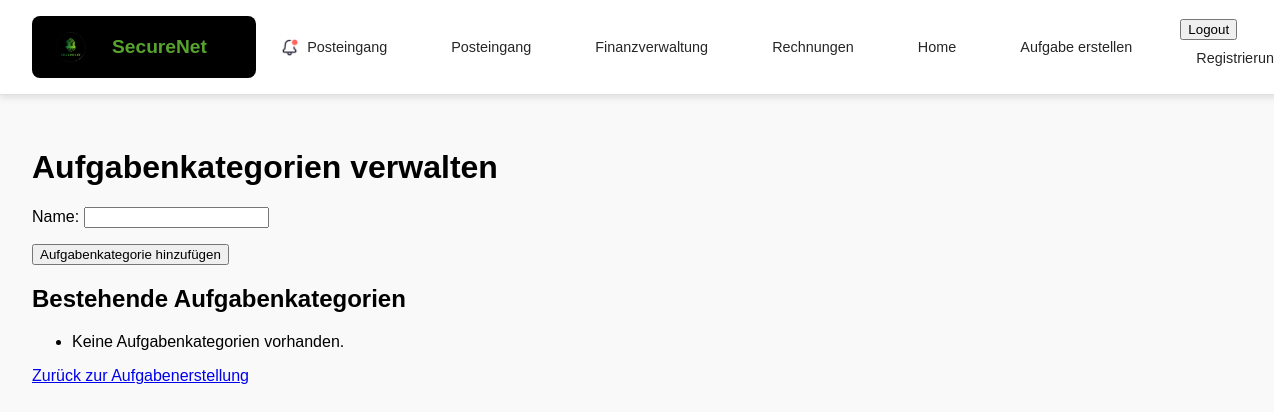
Page /posts/aufgabenkategorie_verwalten/ (signed in) on the earlier database version.
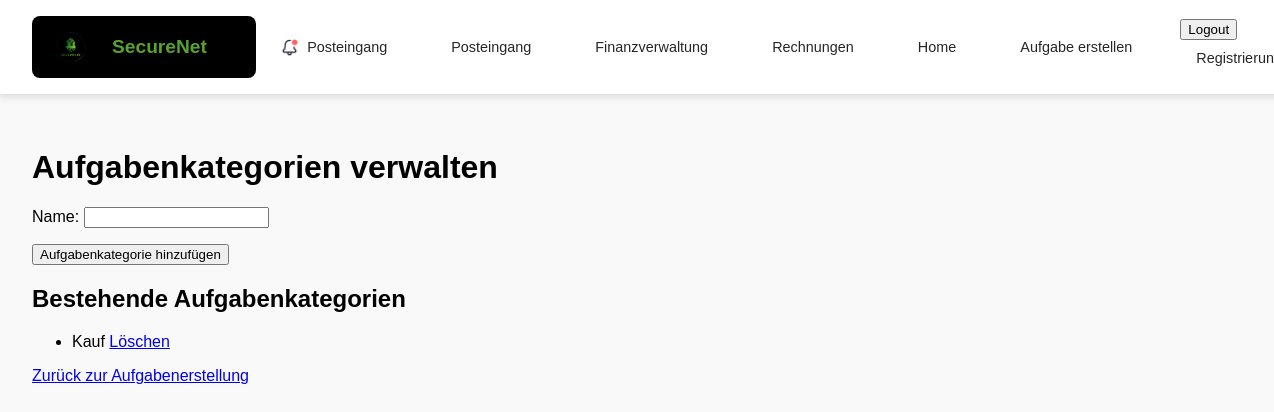
Same page on the later database version.
### posts/models.py (models this page shows, shortened)
class Aufgabenkategorie(models.Model):
    name = models.CharField(max_length=100, unique=True)

### posts/views.py (the view)
    def _wrapped_view_func(request, *args, **kwargs):
        if request.user.is_authenticated and request.user.role == 'teacher':
            return view_func(request, *args, **kwargs)
        else:
            return HttpResponse(f'Fehlende Berechtigung <br><a href="{reverse("index")}">Zurück zur Startseite</a>')

### posts/forms.py
class AufgabenkategorieForm(forms.ModelForm):
    class Meta:
        model = Aufgabenkategorie
        fields = ['name']

### posts/views.py (called while the page is built)
def lehrkraft_required(view_func):
    def _wrapped_view_func(request, *args, **kwargs):
        if request.user.is_authenticated and request.user.role == 'teacher':
            return view_func(request, *args, **kwargs)
        else:
            return HttpResponse(f'Fehlende Berechtigung <br><a href="{reverse("index")}">Zurück zur Startseite</a>')
    return _wrapped_view_func

@lehrkraft_required
def aufgabenkategorie_verwalten(request):
    if request.method == 'POST':
        form = AufgabenkategorieForm(request.POST)
        if form.is_valid():
            form.save()
            return redirect('posts:aufgabenkategorie_verwalten')
    else:
        form = AufgabenkategorieForm()
    aufgabenkategorien = Aufgabenkategorie.objects.all()
    return render(request, 'posts/neue_kategorie.html', {
        'form': form,
        'aufgabenkategorien': aufgabenkategorien
    })

### posts/templates/posts/neue_kategorie.html (shortened to what this page needs)
{% extends 'master_layout.html' %}
{% load static %}
{% block content %}
<h1>Aufgabenkategorien verwalten</h1>
<form method="post">
    {{ form.as_p }}
    <button type="submit">Aufgabenkategorie hinzufügen</button>
</form>
<h2>Bestehende Aufgabenkategorien</h2>
<ul>
    {% for aufgabenkategorie in aufgabenkategorien %}
        <li>
            {{ aufgabenkategorie.name }}
            <a href="{% url 'posts:aufgabenkategorie_loeschen' aufgabenkategorie.id %}" class="btn btn-danger">Löschen</a>
        </li>
    {% empty %}
        <li>Keine Aufgabenkategorien vorhanden.</li>
    {% endfor %}
</ul>
<a href="{% url 'posts:aufgabe_erstellen' %}" class="btn btn-secondary">Zurück zur Aufgabenerstellung</a>
{% endblock %}

Differences in the rows shown:
added Aufgabenkategorie: name "Kauf"
Other differences:
text no longer shown: "Keine Aufgabenkategorien vorhanden."
